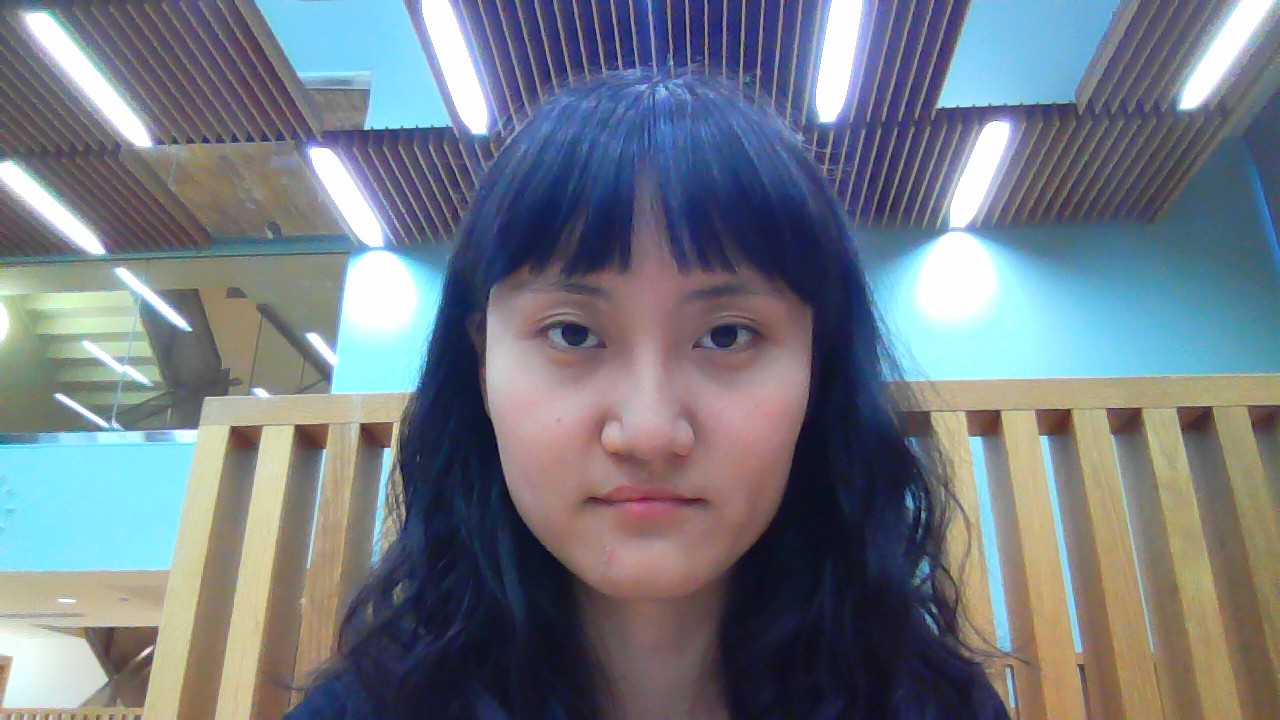
%> input picture my.jpg, 1280 x 720 px
$ octave --eval "result = sunglassExtract;"   (GNU Octave 9; MATLAB toolbox functions it lacks are replaced by stand-ins)
%> lines starting %> are read from the running program, lines starting %| are printed output that depends on the picture; in (x1, y1, x2, y2) boxes, pixels count from 0 and x2, y2 are one past the last pixel; in counts of white or black regions, pixels touching at a corner belong together; the program's own positions count from 1
function [EyeGlass, filledMask,k1] = sunglassExtract()
% Sun glasses Extraction Function
[filename, pathname] = uigetfile(...
    {'*.jpg; *.png; *.JPG; *.jpeg; *.JPEG; *.img; *.IMG; *.tif; *.TIF; *.tiff, *.TIFF','Supported Files (*.jpg,*.img,*.tiff,)'; ...
    '*.jpg','jpg Files (*.jpg)';...
    '*.png','png Files (*.png)';...
    '*.JPG','JPG Files (*.JPG)';...
    '*.jpeg','jpeg Files (*.jpeg)';...
    '*.JPEG','JPEG Files (*.JPEG)';...
    '*.img','img Files (*.img)';...
    '*.IMG','IMG Files (*.IMG)';...
    '*.tif','tif Files (*.tif)';...
    '*.TIF','TIF Files (*.TIF)';...
    '*.tiff','tiff Files (*.tiff)';...
    '*.TIFF','TIFF Files (*.TIFF)'});
%> the answer given: ../my.jpg

% No image read in
if isequal(filename,0)
    error(' Load Error: No files selected! Load cancelled.')
end

% Show original image
fullname = fullfile(pathname,filename);
Igl = imread(fullname);
%> Igl is the input picture: size 720x1280x3 uint8; mean R, G, B 115.4, 122.6, 131.8
figure;imshow(Igl);

close all;clc;
grayIgl = rgb2gray(Igl);
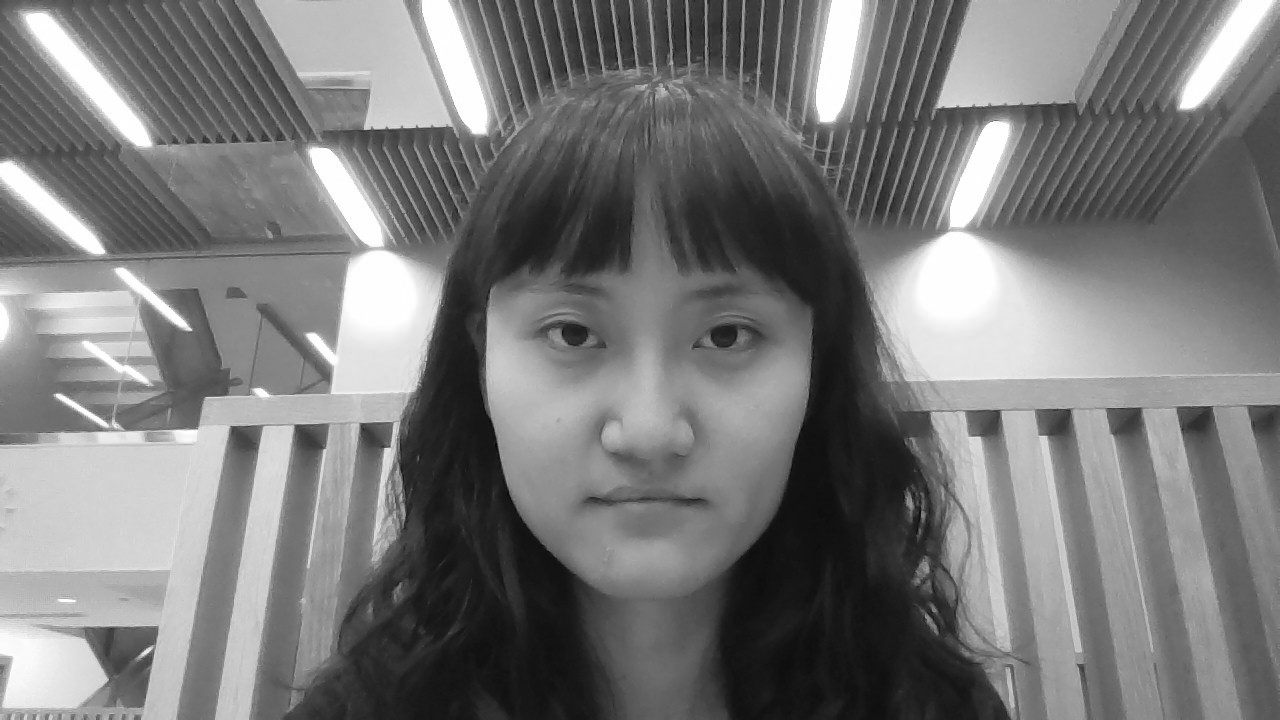
%> grayIgl: size 720x1280 uint8; min 6, max 255, mean 121.5

seBH = strel('disk',75);
J = imbothat(grayIgl,seBH);
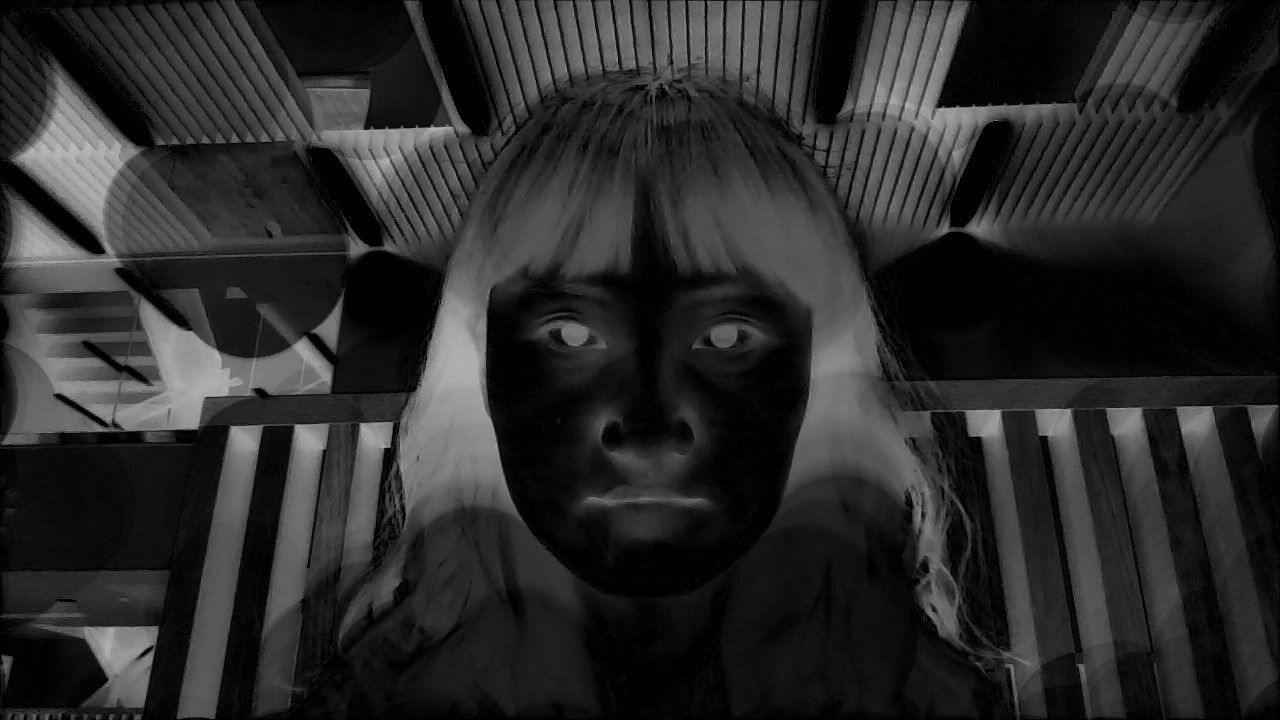
%> J: size 720x1280 uint8; min 0, max 188, mean 42.1
figure,imshow(J);

%% Detect the Edge of the sun glasses
% determine the threshold according to global var
varImg = var(double(grayIgl(:)));
%> varImg = 3812.7

bwIgl = imbinarize(J,'adaptive','Sensitivity',0.94);
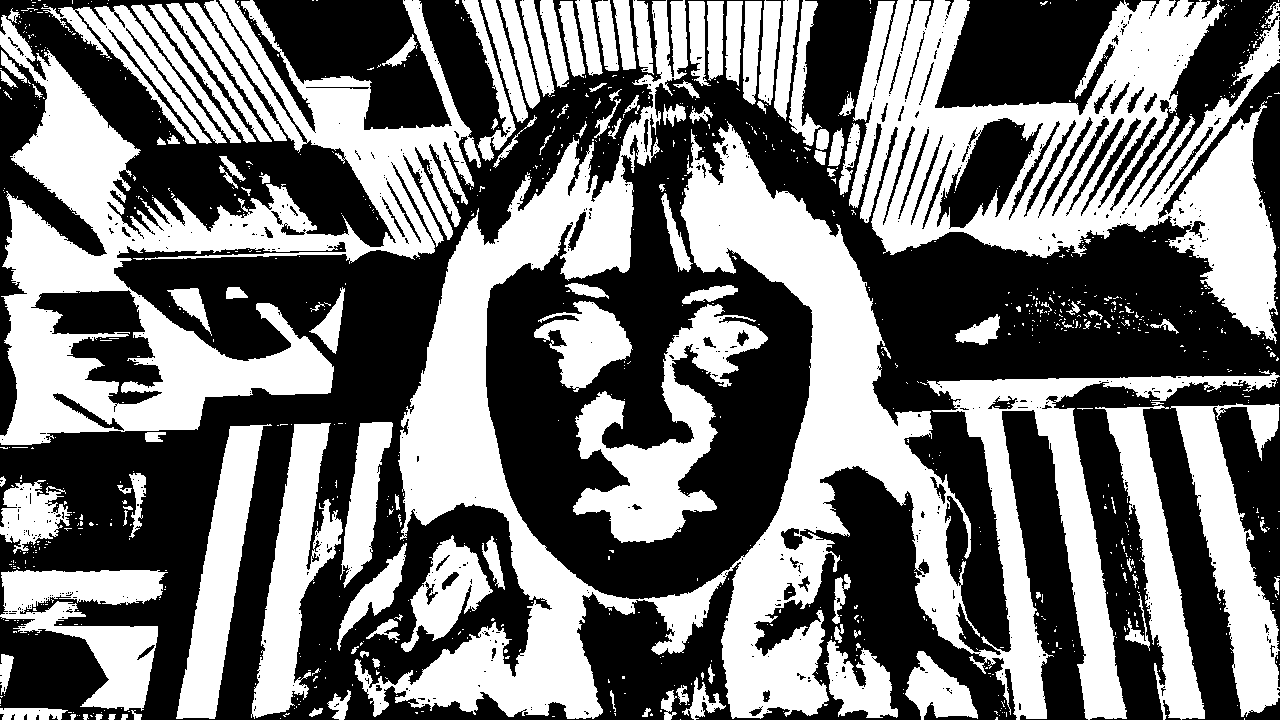
%> bwIgl: size 720x1280 logical; 45.8% white; 1045 white regions (908 under 20 px), largest, box (x1, y1, x2, y2) and area: (354, 0, 1280, 720) 136480, (0, 0, 481, 445) 71729, (849, 0, 1280, 344) 63074
figure;
imshow(bwIgl);
se = strel('disk',4);
Mask = imdilate(bwIgl,se);
%> Mask: size 720x1280 logical; 62.2% white; 230 black regions (147 under 20 px), largest, box (x1, y1, x2, y2) and area: (0, 71, 642, 720) 78158, (489, 121, 810, 596) 61269, (658, 78, 1280, 409) 46194


figure,imshow(Mask);
filledMask = imfill(Mask,'holes');
%> filledMask: size 720x1280 logical; 73.3% white; 65 black regions (20 under 20 px), largest, box (x1, y1, x2, y2) and area: (0, 79, 613, 720) 77581, (694, 78, 1280, 409) 45904, (829, 469, 1002, 720) 14419
figure,imshow(filledMask);

%%
EyeGlass(:,:,1) = uint8(filledMask) .* Igl(:,:,1);
EyeGlass(:,:,2) = uint8(filledMask) .* Igl(:,:,2);
EyeGlass(:,:,3) = uint8(filledMask) .* Igl(:,:,3);
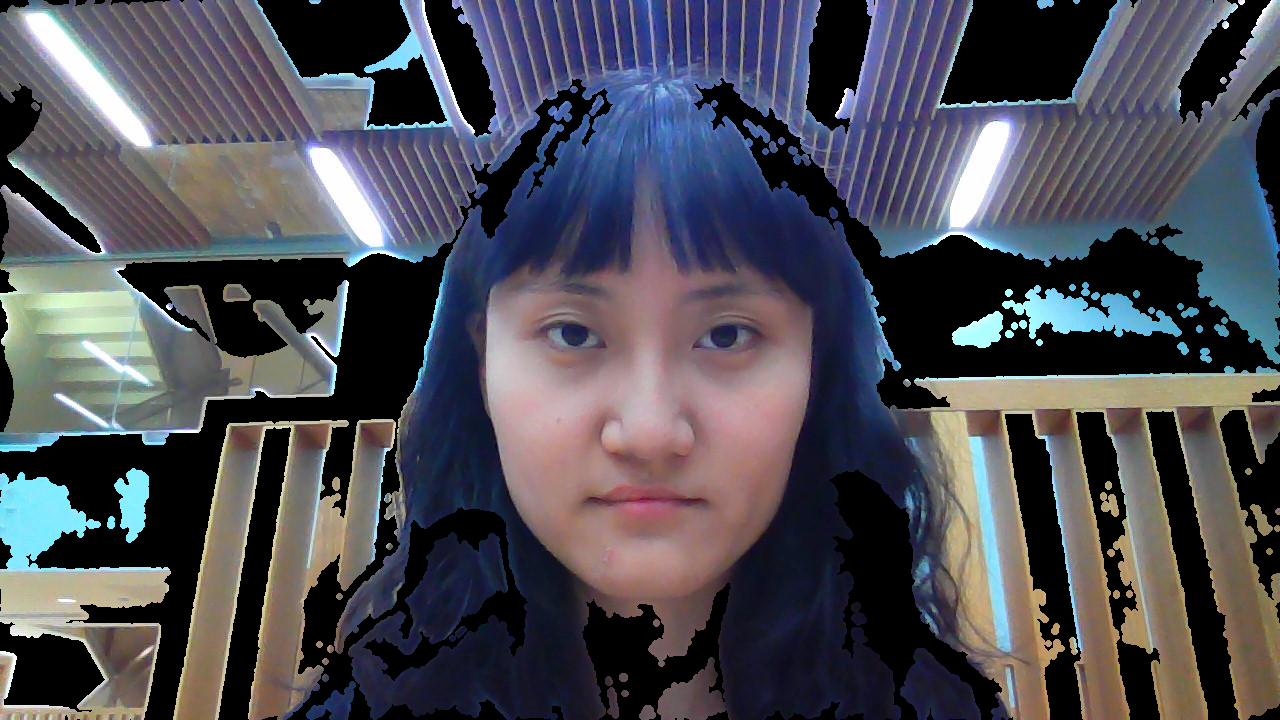
%> EyeGlass: size 720x1280x3 uint8; mean R, G, B 77.2, 77.2, 85.3

figure,imshow(EyeGlass);
k1 = 1.3;
end
